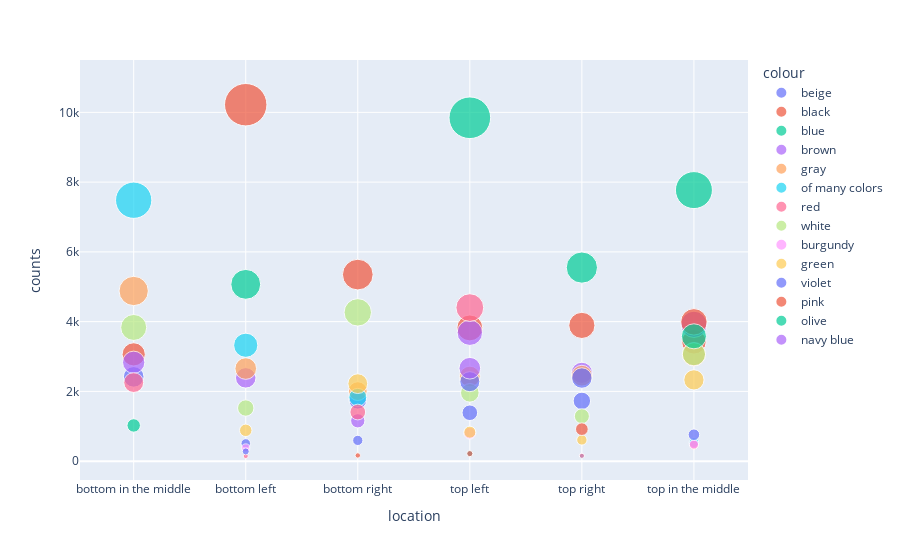

Notebook code cell kept with this figure:
### Markdown cell above
## What is the most attractable section in page and color of product per type?

### Code cell
df2 = df.groupby(by=["location", "colour"]).size().reset_index(name="counts")
fig = px.scatter(df2, x="location", y="counts",
                 color='colour', size='counts', size_max=30)
fig.show()

### Figure 1 — Plotly figure (JSON) as saved in the notebook; plotly's stock layout.template omitted (floating-point values rounded to 4 significant figures)
{"data": [{"hovertemplate": "colour=beige<br>location=%{x}<br>counts=%{marker.size}<extra></extra>", "legendgroup": "beige", "marker": {"color": "#636efa", "size": [2416, 509, 1744, 1388, 1728], "sizemode": "area", "sizeref": 11.35, "symbol": "circle"}, "mode": "markers", "name": "beige", "orientation": "v", "showlegend": true, "type": "scatter", "x": ["bottom in the middle", "bottom left", "bottom right", "top left", "top right"], "xaxis": "x", "y": [2416, 509, 1744, 1388, 1728], "yaxis": "y"}, {"hovertemplate": "colour=black<br>location=%{x}<br>counts=%{marker.size}<extra></extra>", "legendgroup": "black", "marker": {"color": "#EF553B", "size": [3062, 10219, 5349, 3422, 3820, 3892], "sizemode": "area", "sizeref": 11.35, "symbol": "circle"}, "mode": "markers", "name": "black", "orientation": "v", "showlegend": true, "type": "scatter", "x": ["bottom in the middle", "bottom left", "bottom right", "top in the middle", "top left", "top right"], "xaxis": "x", "y": [3062, 10219, 5349, 3422, 3820, 3892], "yaxis": "y"}, {"hovertemplate": "colour=blue<br>location=%{x}<br>counts=%{marker.size}<extra></extra>", "legendgroup": "blue", "marker": {"color": "#00cc96", "size": [1024, 5069, 7771, 9845, 5550], "sizemode": "area", "sizeref": 11.35, "symbol": "circle"}, "mode": "markers", "name": "blue", "orientation": "v", "showlegend": true, "type": "scatter", "x": ["bottom in the middle", "bottom left", "top in the middle", "top left", "top right"], "xaxis": "x", "y": [1024, 5069, 7771, 9845, 5550], "yaxis": "y"}, {"hovertemplate": "colour=brown<br>location=%{x}<br>counts=%{marker.size}<extra></extra>", "legendgroup": "brown", "marker": {"color": "#ab63fa", "size": [2834, 2388, 1157, 3923, 3682, 2533], "sizemode": "area", "sizeref": 11.35, "symbol": "circle"}, "mode": "markers", "name": "brown", "orientation": "v", "showlegend": true, "type": "scatter", "x": ["bottom in the middle", "bottom left", "bottom right", "top in the middle", "top left", "top right"], "xaxis": "x", "y": [2834, 2388, 1157, 3923, 3682, 2533], "yaxis": "y"}, {"hovertemplate": "colour=gray<br>location=%{x}<br>counts=%{marker.size}<extra></extra>", "legendgroup": "gray", "marker": {"color": "#FFA15A", "size": [4879, 2655, 2008, 3057, 2427, 2450], "sizemode": "area", "sizeref": 11.35, "symbol": "circle"}, "mode": "markers", "name": "gray", "orientation": "v", "showlegend": true, "type": "scatter", "x": ["bottom in the middle", "bottom left", "bottom right", "top in the middle", "top left", "top right"], "xaxis": "x", "y": [4879, 2655, 2008, 3057, 2427, 2450], "yaxis": "y"}, {"hovertemplate": "colour=of many colors<br>location=%{x}<br>counts=%{marker.size}<extra></extra>", "legendgroup": "of many colors", "marker": {"color": "#19d3f3", "size": [7481, 3323, 1830, 529, 218, 150], "sizemode": "area", "sizeref": 11.35, "symbol": "circle"}, "mode": "markers", "name": "of many colors", "orientation": "v", "showlegend": true, "type": "scatter", "x": ["bottom in the middle", "bottom left", "bottom right", "top in the middle", "top left", "top right"], "xaxis": "x", "y": [7481, 3323, 1830, 529, 218, 150], "yaxis": "y"}, {"hovertemplate": "colour=red<br>location=%{x}<br>counts=%{marker.size}<extra></extra>", "legendgroup": "red", "marker": {"color": "#FF6692", "size": [2254, 148, 1408, 465, 4401, 154], "sizemode": "area", "sizeref": 11.35, "symbol": "circle"}, "mode": "markers", "name": "red", "orientation": "v", "showlegend": true, "type": "scatter", "x": ["bottom in the middle", "bottom left", "bottom right", "top in the middle", "top left", "top right"], "xaxis": "x", "y": [2254, 148, 1408, 465, 4401, 154], "yaxis": "y"}, {"hovertemplate": "colour=white<br>location=%{x}<br>counts=%{marker.size}<extra></extra>", "legendgroup": "white", "marker": {"color": "#B6E880", "size": [3833, 1523, 4266, 3069, 1959, 1289], "sizemode": "area", "sizeref": 11.35, "symbol": "circle"}, "mode": "markers", "name": "white", "orientation": "v", "showlegend": true, "type": "scatter", "x": ["bottom in the middle", "bottom left", "bottom right", "top in the middle", "top left", "top right"], "xaxis": "x", "y": [3833, 1523, 4266, 3069, 1959, 1289], "yaxis": "y"}, {"hovertemplate": "colour=burgundy<br>location=%{x}<br>counts=%{marker.size}<extra></extra>", "legendgroup": "burgundy", "marker": {"color": "#FF97FF", "size": [379, 486, 802], "sizemode": "area", "sizeref": 11.35, "symbol": "circle"}, "mode": "markers", "name": "burgundy", "orientation": "v", "showlegend": true, "type": "scatter", "x": ["bottom left", "top in the middle", "top left"], "xaxis": "x", "y": [379, 486, 802], "yaxis": "y"}, {"hovertemplate": "colour=green<br>location=%{x}<br>counts=%{marker.size}<extra></extra>", "legendgroup": "green", "marker": {"color": "#FECB52", "size": [884, 2222, 2330, 831, 609], "sizemode": "area", "sizeref": 11.35, "symbol": "circle"}, "mode": "markers", "name": "green", "orientation": "v", "showlegend": true, "type": "scatter", "x": ["bottom left", "bottom right", "top in the middle", "top left", "top right"], "xaxis": "x", "y": [884, 2222, 2330, 831, 609], "yaxis": "y"}, {"hovertemplate": "colour=violet<br>location=%{x}<br>counts=%{marker.size}<extra></extra>", "legendgroup": "violet", "marker": {"color": "#636efa", "size": [280, 595, 758, 2279, 2383], "sizemode": "area", "sizeref": 11.35, "symbol": "circle"}, "mode": "markers", "name": "violet", "orientation": "v", "showlegend": true, "type": "scatter", "x": ["bottom left", "bottom right", "top in the middle", "top left", "top right"], "xaxis": "x", "y": [280, 595, 758, 2279, 2383], "yaxis": "y"}, {"hovertemplate": "colour=pink<br>location=%{x}<br>counts=%{marker.size}<extra></extra>", "legendgroup": "pink", "marker": {"color": "#EF553B", "size": [164, 3994, 216, 918], "sizemode": "area", "sizeref": 11.35, "symbol": "circle"}, "mode": "markers", "name": "pink", "orientation": "v", "showlegend": true, "type": "scatter", "x": ["bottom right", "top in the middle", "top left", "top right"], "xaxis": "x", "y": [164, 3994, 216, 918], "yaxis": "y"}, {"hovertemplate": "colour=olive<br>location=%{x}<br>counts=%{marker.size}<extra></extra>", "legendgroup": "olive", "marker": {"color": "#00cc96", "size": [3579], "sizemode": "area", "sizeref": 11.35, "symbol": "circle"}, "mode": "markers", "name": "olive", "orientation": "v", "showlegend": true, "type": "scatter", "x": ["top in the middle"], "xaxis": "x", "y": [3579], "yaxis": "y"}, {"hovertemplate": "colour=navy blue<br>location=%{x}<br>counts=%{marker.size}<extra></extra>", "legendgroup": "navy blue", "marker": {"color": "#ab63fa", "size": [2664], "sizemode": "area", "sizeref": 11.35, "symbol": "circle"}, "mode": "markers", "name": "navy blue", "orientation": "v", "showlegend": true, "type": "scatter", "x": ["top left"], "xaxis": "x", "y": [2664], "yaxis": "y"}], "layout": {"legend": {"itemsizing": "constant", "title": {"text": "colour"}, "tracegroupgap": 0}, "margin": {"t": 60}, "xaxis": {"anchor": "y", "domain": [0, 1], "title": {"text": "location"}}, "yaxis": {"anchor": "x", "domain": [0, 1], "title": {"text": "counts"}}}}
